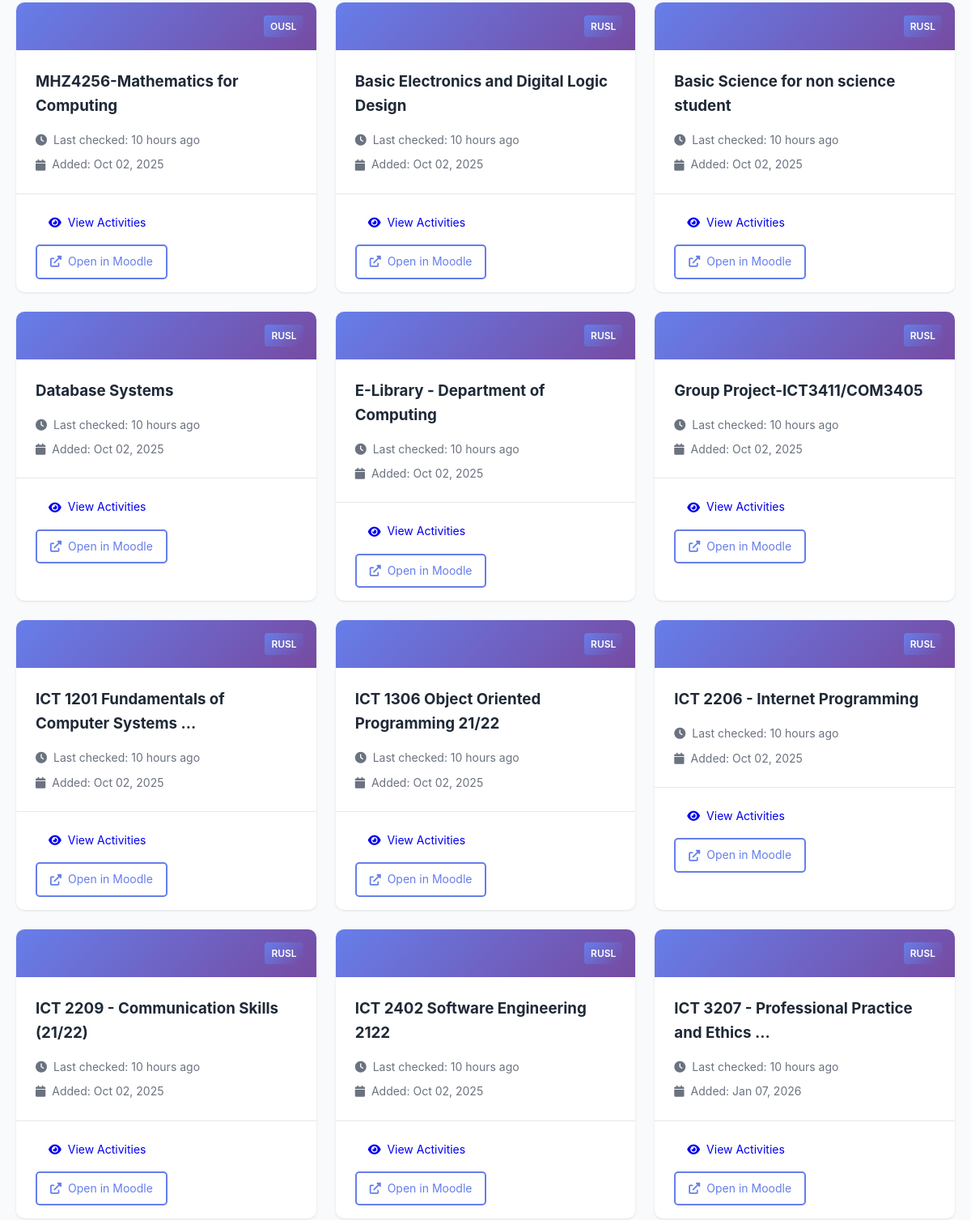
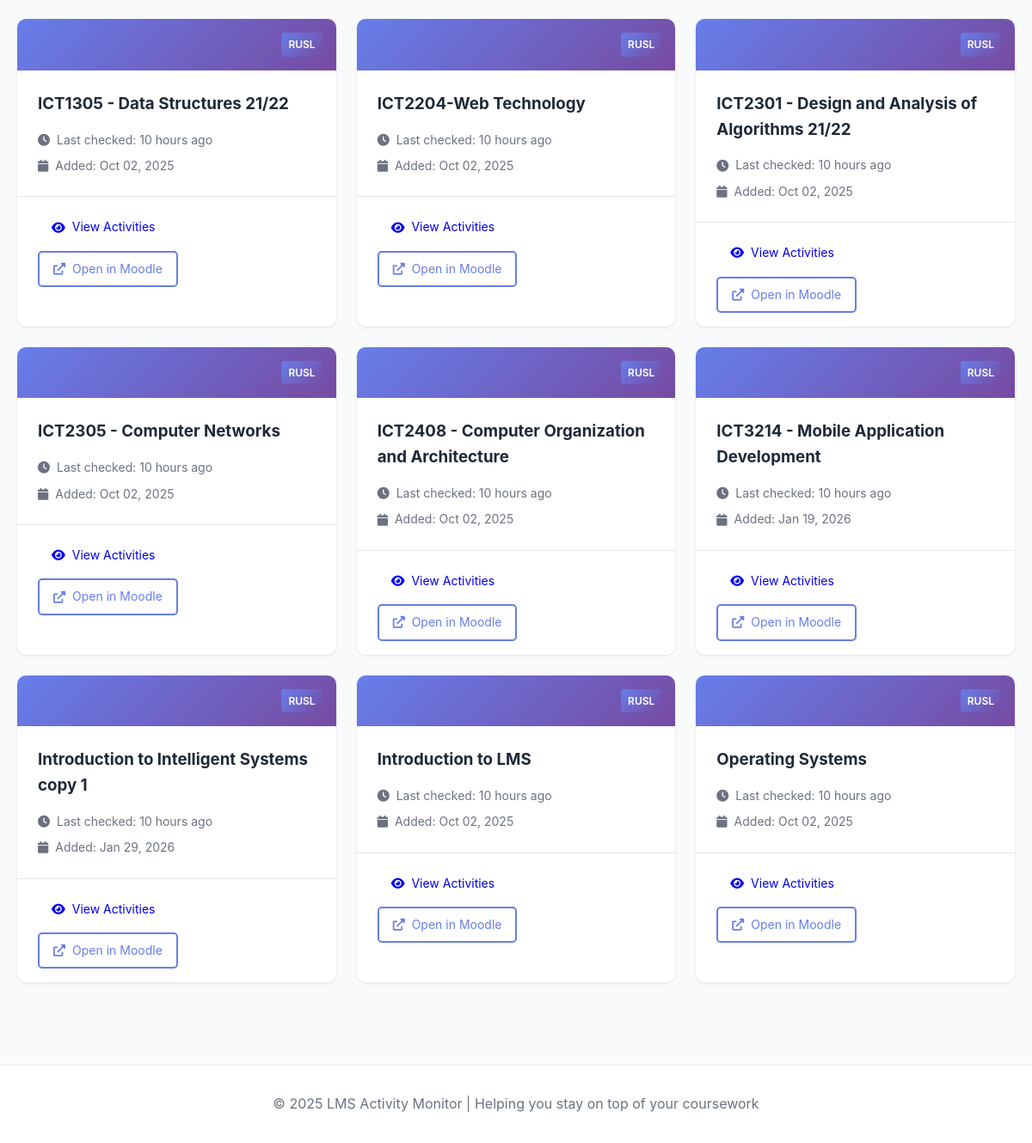
The app's page /courses (lower part), older data (2 pictures, top to bottom).
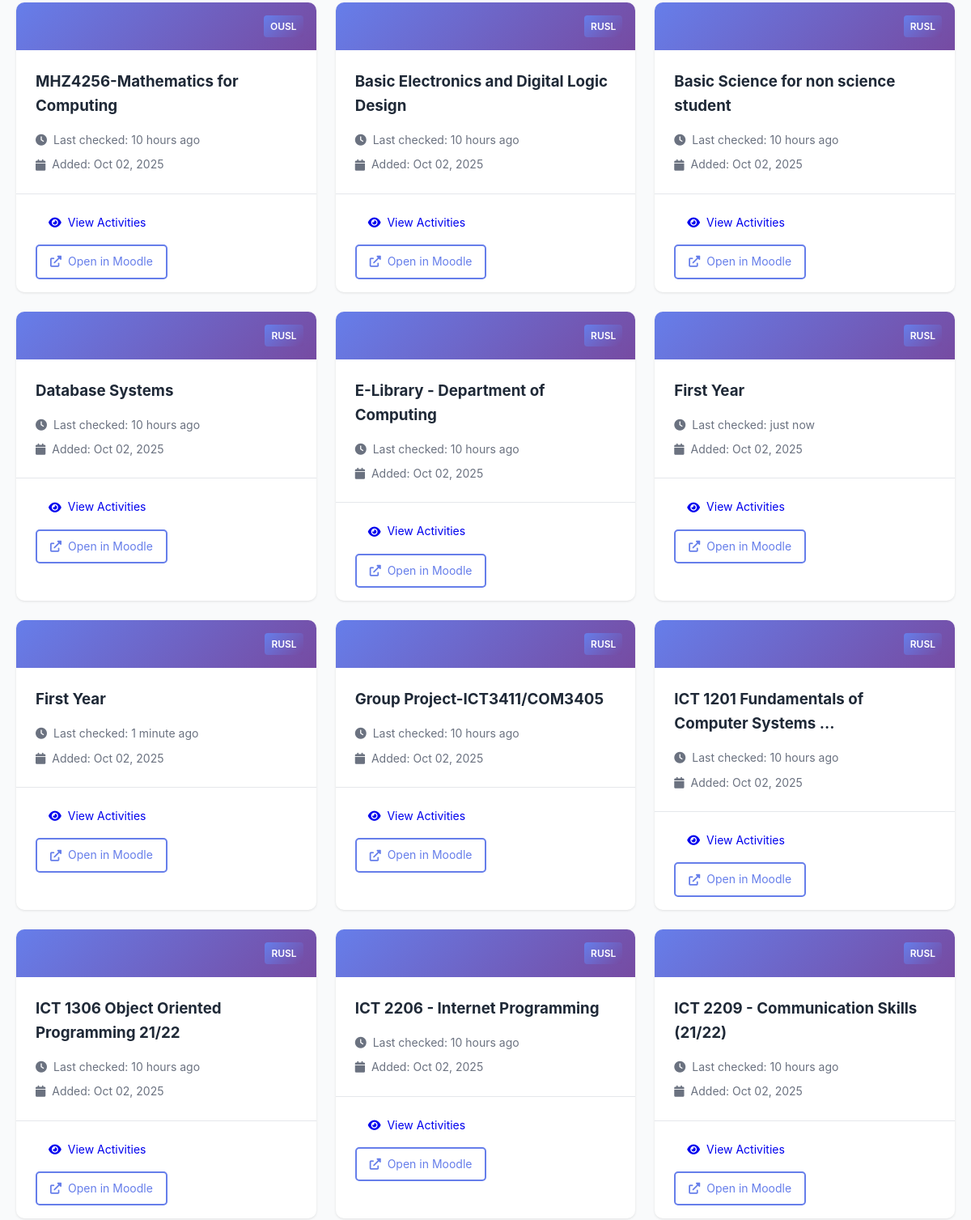
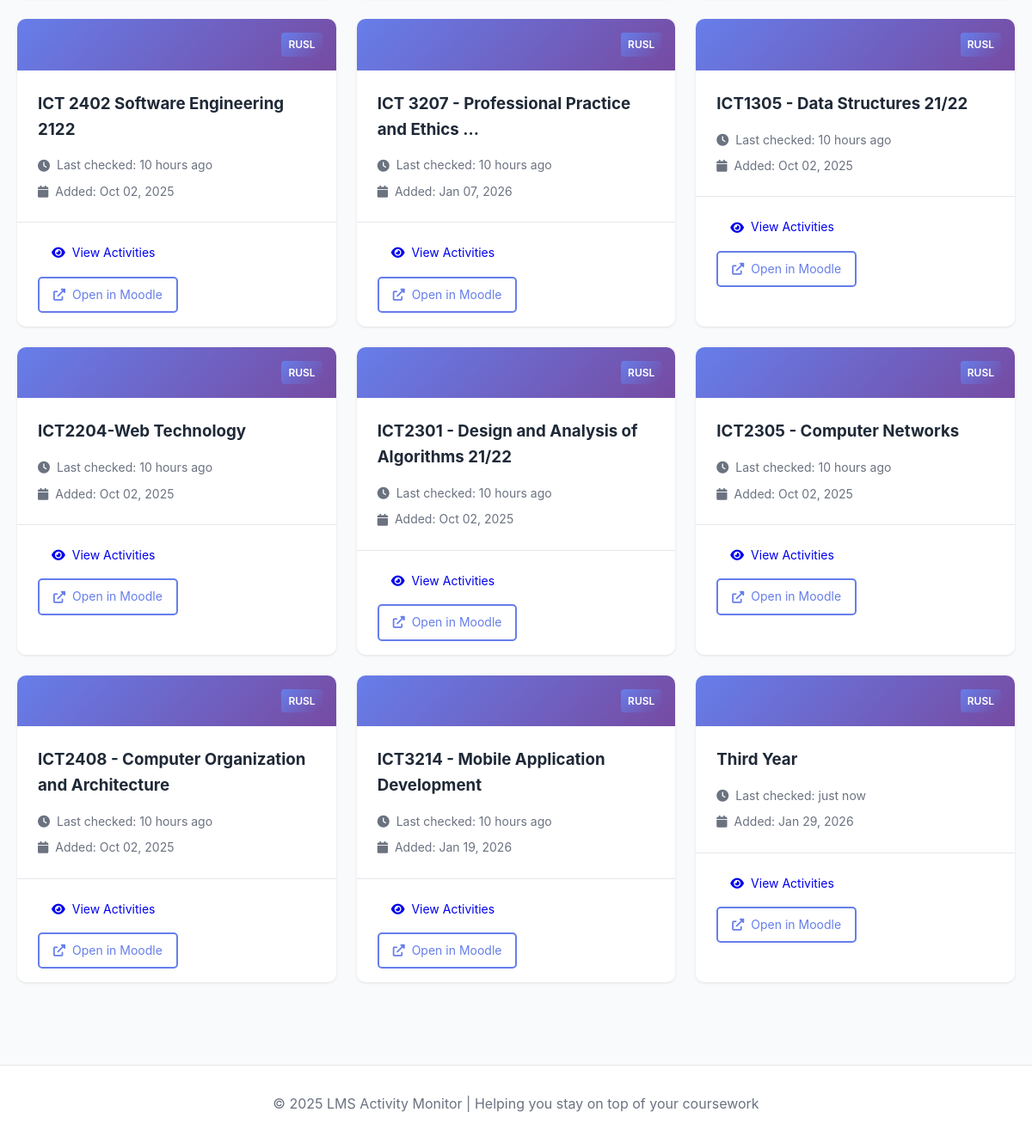
The same page, newer data (2 pictures, top to bottom).
### tables this page shows
CREATE TABLE courses (
                id INTEGER PRIMARY KEY AUTOINCREMENT,
                course_id TEXT UNIQUE NOT NULL,
                lms_name TEXT NOT NULL,
                course_name TEXT NOT NULL,
                course_url TEXT,
                first_seen TIMESTAMP DEFAULT CURRENT_TIMESTAMP,
                last_checked TIMESTAMP DEFAULT CURRENT_TIMESTAMP
            );

### app.py (the view)
@app.route('/courses')
def courses():
    lms_filter = request.args.get('lms', None)
    courses_list = db.get_all_courses(lms_name=lms_filter)
    return render_template('courses.html', courses=courses_list, lms_filter=lms_filter)

### app.py (called while the page is built)
@app.template_filter('datetime')
def format_datetime(value, format='%Y-%m-%d %H:%M:%S'):
    if value is None:
        return ''
    if isinstance(value, str):
        try:
            value = datetime.fromisoformat(value.replace('Z', '+00:00'))
        except:
            return value
    if value.tzinfo is None:
        from datetime import timezone
        value = value.replace(tzinfo=timezone.utc)
    from datetime import timezone, timedelta
    colombo_tz = timezone(timedelta(hours=5, minutes=30))
    local_time = value.astimezone(colombo_tz)
    return local_time.strftime(format)

### database.py (called while the page is built)
    def get_connection(self):
        return sqlite3.connect(self.db_path)

    def get_all_courses(self, lms_name: str = None) -> List[Dict[str, Any]]:
        conn = self.get_connection()
        cursor = conn.cursor()
        if lms_name:
            cursor.execute("""
                SELECT course_id, lms_name, course_name, course_url, first_seen, last_checked
                FROM courses
                WHERE lms_name = ?
                ORDER BY course_name
            """, (lms_name,))
        else:
            cursor.execute("""
                SELECT course_id, lms_name, course_name, course_url, first_seen, last_checked
                FROM courses
                ORDER BY lms_name, course_name
            """)
        columns = [desc[0] for desc in cursor.description]
        courses = [dict(zip(columns, row)) for row in cursor.fetchall()]
        conn.close()
        return courses

### templates/courses.html (shortened to what this page needs)
{% extends "base.html" %}  {% block content %}
{% if courses %}
<div class="courses-grid">
  {% for course in courses %}
  <div class="course-card">
    <div class="course-header">
      <div class="lms-badge">{{ course.lms_name }}</div>
    </div>
    <div class="course-body">
      <h3>{{ course.course_name }}</h3>
      <div class="course-meta">
        <p>
          <i class="fas fa-clock"></i> Last checked: {{
          course.last_checked|timeago }}
        </p>
        <p>
          <i class="fas fa-calendar"></i> Added: {{
          course.first_seen|datetime('%b %d, %Y') }}
        </p>
      </div>
    </div>
    <div class="course-footer">
      <a href="/course/{{ course.course_id }}" class="btn btn-small">
        <i class="fas fa-eye"></i> View Activities
      </a>
      {% if course.course_url %}
      <a
        href="{{ course.course_url }}"
        target="_blank"
        class="btn btn-small btn-outline"
      >
        <i class="fas fa-external-link-alt"></i> Open in Moodle
      </a>
      {% endif %}
    </div>
  </div>
  {% endfor %}
</div>
{% endif %} {% endblock %}

### templates/base.html (shortened to what this page needs)
<!DOCTYPE html>
<html lang="en">
  <head>
    <link
      rel="stylesheet"
      href="{{ url_for('static', filename='style.css') }}"
    />
    <link
      rel="stylesheet"
      href="https://cdnjs.cloudflare.com/ajax/libs/font-awesome/6.0.0/css/all.min.css"
    />
  </head>
  <body>
    <main class="main-content">
      <div class="container">{% block content %}{% endblock %}</div>
    </main>
    <footer class="footer">
      <div class="container">
        <p>
          &copy; 2025 LMS Activity Monitor | Helping you stay on top of your
          coursework
        </p>
      </div>
    </footer>
  </body>
</html>

### static/style.css (style rules this page uses)
:root { --primary-color: #667eea; --secondary-color: #764ba2; --accent-color: #f093fb; --success-color: #10b981; --danger-color: #ef4444; --warning-color: #f59e0b; --info-color: #3b82f6; --text-color: #1f2937; --text-light: #6b7280; --bg-color: #f9fafb; --card-bg: #ffffff; --border-color: #e5e7eb; --shadow: 0 1px 3px rgba(0, 0, 0, 0.1); --shadow-lg: 0 10px 15px -3px rgba(0, 0, 0, 0.1); }
* { margin: 0; padding: 0; box-sizing: border-box; }
body { font-family: -apple-system, BlinkMacSystemFont, "Segoe UI", Roboto, "Helvetica Neue", Arial, sans-serif; line-height: 1.6; color: var(--text-color); background-color: var(--bg-color); }
.container { max-width: 1200px; margin: 0 auto; padding: 0 20px; }
.main-content { min-height: calc(100vh - 160px); padding: 2rem 0; }
.btn { padding: 0.75rem 1.5rem; border: none; border-radius: 5px; cursor: pointer; font-size: 1rem; text-decoration: none; display: inline-flex; align-items: center; gap: 0.5rem; transition: all 0.3s; }
.btn-small { padding: 0.5rem 1rem; font-size: 0.875rem; }
.btn-outline { background: transparent; border: 2px solid var(--primary-color); color: var(--primary-color); }
.lms-badge { background: var(--secondary-color); color: white; padding: 0.25rem 0.5rem; border-radius: 3px; font-size: 0.75rem; font-weight: 600; }
.courses-grid { display: grid; grid-template-columns: repeat(auto-fill, minmax(300px, 1fr)); gap: 1.5rem; }
.course-card { background: var(--card-bg); border-radius: 10px; box-shadow: var(--shadow); overflow: hidden; transition: transform 0.3s; }
.course-header { background: linear-gradient( 135deg, var(--primary-color) 0%, var(--secondary-color) 100% ); padding: 1rem; display: flex; justify-content: flex-end; }
.course-body { padding: 1.5rem; }
.course-body h3 { margin-bottom: 1rem; color: var(--text-color); }
.course-meta { display: flex; flex-direction: column; gap: 0.5rem; }
.course-meta p { color: var(--text-light); font-size: 0.875rem; display: flex; align-items: center; gap: 0.5rem; }
.course-footer { padding: 1rem 1.5rem; border-top: 1px solid var(--border-color); display: flex; gap: 0.5rem; flex-wrap: wrap; }
.footer { background: var(--card-bg); border-top: 1px solid var(--border-color); padding: 2rem 0; margin-top: 4rem; text-align: center; color: var(--text-light); }
.lms-badge { display: inline-block; padding: 0.25rem 0.5rem; background: linear-gradient(135deg, #667eea, #764ba2); color: white; border-radius: 4px; font-size: 0.75rem; font-weight: 600; margin-left: 0.5rem; }

Row changes from the older to the newer data that the page shows:
changed courses (number 6 of 21 on the later page): course_name "Introduction to LMS" → "First Year"; last_checked "10 hours ago" → "just now"; moves up the list
changed courses: course_name "Operating Systems" → "First Year"; last_checked "10 hours ago" → "1 minute ago"; moves up the list
changed courses: course_name "Introduction to Intelligent Systems copy 1" → "Third Year"; last_checked "10 hours ago" → "just now"
